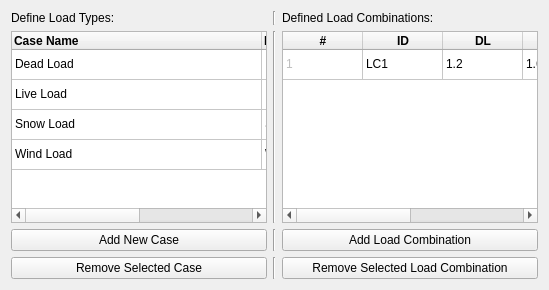
          <widget class="QWidget" name="Load_Combinations">
           <attribute name="title">
            <string>Load Combinations</string>
           </attribute>
           <layout class="QVBoxLayout" name="verticalLayout_6">
            <item>
             <layout class="QGridLayout" name="Load_combination_layout">
              <item row="0" column="0">
               <widget class="QLabel" name="label">
                <property name="text">
                 <string>Define Load Types:</string>
                </property>
               </widget>
              </item>
              <item row="0" column="2">
               <widget class="QLabel" name="LoadCobinationNamesLabel">
                <property name="text">
                 <string>Defined Load Combinations:</string>
                </property>
               </widget>
              </item>
              <item row="3" column="0">
               <widget class="QPushButton" name="LoadTypeRemove">
                <property name="text">
                 <string>Remove Selected Case</string>
                </property>
               </widget>
              </item>
              <item row="2" column="0">
               <widget class="QPushButton" name="LoadTypeAdd">
                <property name="text">
                 <string>Add New Case</string>
                </property>
               </widget>
              </item>
              <item row="1" column="0">
               <widget class="QTableWidget" name="LoadTypeTable">
                <property name="showGrid">
                 <bool>true</bool>
                </property>
                <attribute name="horizontalHeaderDefaultSectionSize">
                 <number>250</number>
                </attribute>
                <attribute name="verticalHeaderVisible">
                 <bool>false</bool>
                </attribute>
                <row>
                 <property name="text">
                  <string>New Row</string>
                 </property>
                </row>
                <row>
                 <property name="text">
                  <string>New Row</string>
                 </property>
                </row>
                <row>
                 <property name="text">
                  <string>New Row</string>
                 </property>
                </row>
                <row>
                 <property name="text">
                  <string>New Row</string>
                 </property>
                </row>
                <column>
                 <property name="text">
                  <string>Case Name</string>
                 </property>
                 <property name="font">
                  <font>
                   <weight>75</weight>
                   <bold>true</bold>
                  </font>
                 </property>
                 <property name="textAlignment">
                  <set>AlignLeading|AlignVCenter</set>
                 </property>
                </column>
                <column>
                 <property name="text">
                  <string>ID</string>
                 </property>
                 <property name="font">
                  <font>
                   <weight>75</weight>
                   <bold>true</bold>
                  </font>
                 </property>
                 <property name="textAlignment">
                  <set>AlignLeading|AlignVCenter</set>
                 </property>
                </column>
                <item row="0" column="0">
                 <property name="text">
                  <string>Dead Load</string>
                 </property>
                 <property name="flags">
                  <set>ItemIsDragEnabled|ItemIsUserCheckable|ItemIsEnabled</set>
                 </property>
                </item>
                <item row="0" column="1">
                 <property name="text">
                  <string>DL</string>
                 </property>
                 <property name="flags">
                  <set>ItemIsDragEnabled|ItemIsUserCheckable|ItemIsEnabled</set>
                 </property>
                </item>
                <item row="1" column="0">
                 <property name="text">
                  <string>Live Load</string>
                 </property>
                 <property name="flags">
                  <set>ItemIsDragEnabled|ItemIsUserCheckable|ItemIsEnabled</set>
                 </property>
                </item>
                <item row="1" column="1">
                 <property name="text">
                  <string>LL</string>
                 </property>
                 <property name="flags">
                  <set>ItemIsDragEnabled|ItemIsUserCheckable|ItemIsEnabled</set>
                 </property>
                </item>
                <item row="2" column="0">
                 <property name="text">
                  <string>Snow Load</string>
                 </property>
                 <property name="flags">
                  <set>ItemIsDragEnabled|ItemIsUserCheckable|ItemIsEnabled</set>
                 </property>
                </item>
                <item row="2" column="1">
                 <property name="text">
                  <string>SL</string>
                 </property>
                 <property name="flags">
                  <set>ItemIsDragEnabled|ItemIsUserCheckable|ItemIsEnabled</set>
                 </property>
                </item>
                <item row="3" column="0">
                 <property name="text">
                  <string>Wind Load</string>
                 </property>
                 <property name="flags">
                  <set>ItemIsDragEnabled|ItemIsUserCheckable|ItemIsEnabled</set>
                 </property>
                </item>
                <item row="3" column="1">
                 <property name="text">
                  <string>WL</string>
                 </property>
                 <property name="flags">
                  <set>ItemIsDragEnabled|ItemIsUserCheckable|ItemIsEnabled</set>
                 </property>
                </item>
               </widget>
              </item>
              <item row="3" column="2">
               <widget class="QPushButton" name="LoadCombinationRemove">
                <property name="text">
                 <string>Remove Selected Load Combination</string>
                </property>
               </widget>
              </item>
              <item row="2" column="2">
               <widget class="QPushButton" name="LoadCombinationAdd">
                <property name="text">
                 <string>Add Load Combination</string>
                </property>
               </widget>
              </item>
              <item row="1" column="2">
               <widget class="QTableWidget" name="LoadCombinationTable">
                <attribute name="horizontalHeaderDefaultSectionSize">
                 <number>80</number>
                </attribute>
                <attribute name="verticalHeaderVisible">
                 <bool>false</bool>
                </attribute>
                <row>
                 <property name="text">
                  <string>New Row</string>
                 </property>
                </row>
                <column>
                 <property name="text">
                  <string>#</string>
                 </property>
                 <property name="font">
                  <font>
                   <weight>75</weight>
                   <bold>true</bold>
                  </font>
                 </property>
                 <property name="textAlignment">
                  <set>AlignCenter</set>
                 </property>
                </column>
                <column>
                 <property name="text">
                  <string>ID</string>
                 </property>
                 <property name="font">
                  <font>
                   <weight>75</weight>
                   <bold>true</bold>
                  </font>
                 </property>
                 <property name="textAlignment">
                  <set>AlignCenter</set>
                 </property>
                </column>
                <column>
                 <property name="text">
                  <string>DL</string>
                 </property>
                 <property name="font">
                  <font>
                   <weight>75</weight>
                   <bold>true</bold>
                  </font>
                 </property>
                 <property name="textAlignment">
                  <set>AlignCenter</set>
                 </property>
                </column>
                <column>
                 <property name="text">
                  <string>LL</string>
                 </property>
                 <property name="font">
                  <font>
                   <weight>75</weight>
                   <bold>true</bold>
                  </font>
                 </property>
                 <property name="textAlignment">
                  <set>AlignCenter</set>
                 </property>
                </column>
                <column>
                 <property name="text">
                  <string>SL</string>
                 </property>
                 <property name="font">
                  <font>
                   <weight>75</weight>
                   <bold>true</bold>
                  </font>
                 </property>
                 <property name="textAlignment">
                  <set>AlignCenter</set>
                 </property>
                </column>
                <column>
                 <property name="text">
                  <string>WL</string>
                 </property>
                 <property name="font">
                  <font>
                   <weight>75</weight>
                   <bold>true</bold>
                  </font>
                 </property>
                 <property name="textAlignment">
                  <set>AlignCenter</set>
                 </property>
                </column>
                <item row="0" column="0">
                 <property name="text">
                  <string>1</string>
                 </property>
                 <property name="textAlignment">
                  <set>AlignLeading|AlignVCenter</set>
                 </property>
                 <property name="flags">
                  <set>ItemIsDragEnabled|ItemIsUserCheckable</set>
                 </property>
                </item>
                <item row="0" column="1">
                 <property name="text">
                  <string>LC1</string>
                 </property>
                </item>
                <item row="0" column="2">
                 <property name="text">
                  <string>1.2</string>
                 </property>
                </item>
                <item row="0" column="3">
                 <property name="text">
                  <string>1.6</string>
                 </property>
                </item>
                <item row="0" column="4">
                 <property name="text">
                  <string>0</string>
                 </property>
                </item>
                <item row="0" column="5">
                 <property name="text">
                  <string>0</string>
                 </property>
                </item>
               </widget>
              </item>
              <item row="1" column="1">
               <widget class="Line" name="line_2">
                <property name="orientation">
                 <enum>Qt::Vertical</enum>
                </property>
               </widget>
              </item>
              <item row="2" column="1">
               <widget class="Line" name="line_3">
                <property name="orientation">
                 <enum>Qt::Vertical</enum>
                </property>
               </widget>
              </item>
              <item row="3" column="1">
               <widget class="Line" name="line_4">
                <property name="orientation">
                 <enum>Qt::Vertical</enum>
                </property>
               </widget>
              </item>
              <item row="0" column="1">
               <widget class="Line" name="line_5">
                <property name="orientation">
                 <enum>Qt::Vertical</enum>
                </property>
               </widget>
              </item>
             </layout>
            </item>
           </layout>
          </widget>
